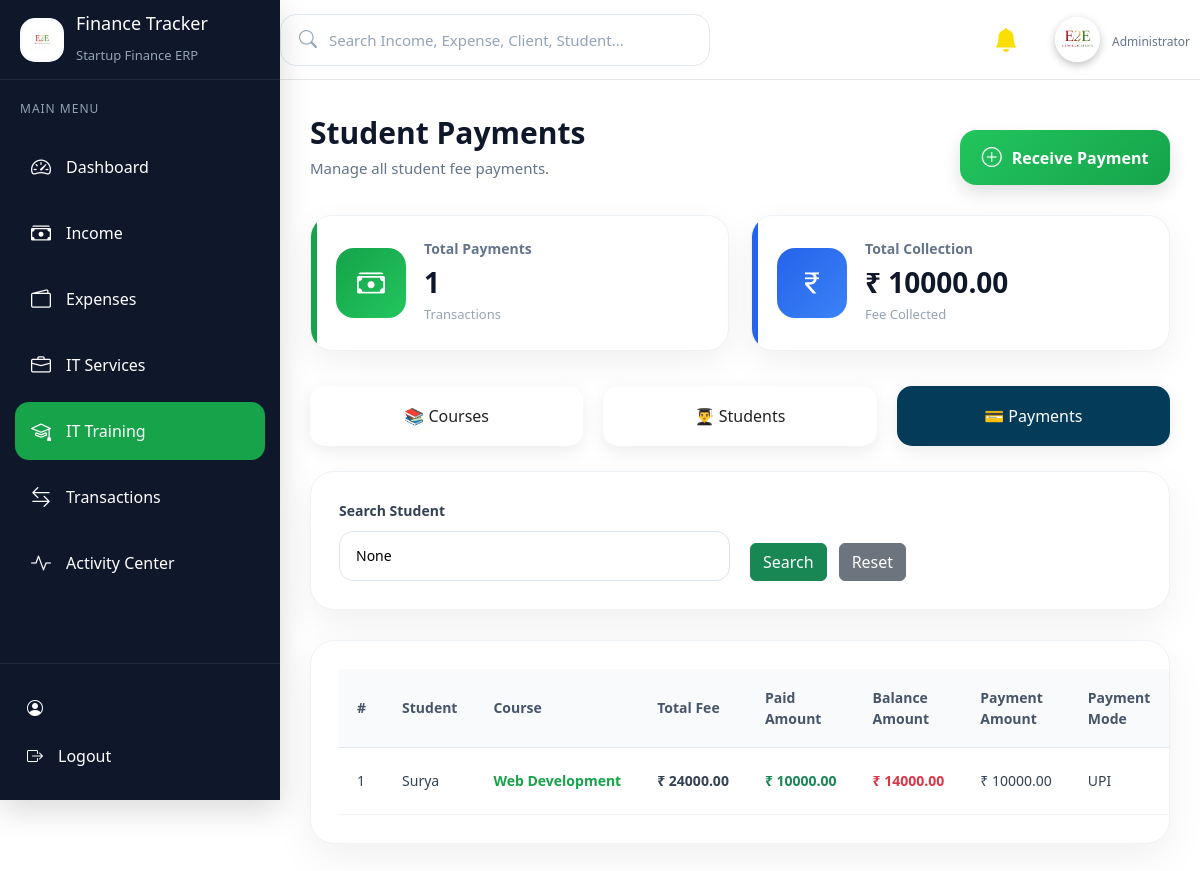
Screenshot of /training/payments/ with the database file from the repository.
### training/models.py (models this page shows, shortened)
class StudentPayment(models.Model):
    PAYMENT_MODE = (
        ("Cash", "Cash"),
        ("UPI", "UPI"),
        ("Bank", "Bank"),
        ("Card", "Card"),
    )
    denomination = models.CharField(
        max_length=20,
        blank=True,
        null=True
    )
    notes_count = models.PositiveIntegerField(
        blank=True,
        null=True
    )
    custom_denomination = models.PositiveIntegerField(
        blank=True,
        null=True
    )
    transaction_id = models.CharField(
        max_length=100,
        blank=True,
        null=True
    )
    cheque_number = models.CharField(
        max_length=100,
        blank=True,
        null=True
    )
    bank_name = models.CharField(
        max_length=150,
        blank=True,
        null=True
    )
    student = models.ForeignKey(
        Student,
        on_delete=models.CASCADE,
        related_name="payments"
    )
    amount = models.DecimalField(
        max_digits=10,
        decimal_places=2
    )
    payment_mode = models.CharField(
        max_length=20,
        choices=PAYMENT_MODE
    )
    payment_date = models.DateField()
    remarks = models.TextField(
        blank=True,
        null=True
    )
    created_at = models.DateTimeField(
        auto_now_add=True
    )
    class Meta:
        ordering = ["-id"]

class Student(models.Model):
    GENDER_CHOICES = (
        ("Male", "Male"),
        ("Female", "Female"),
        ("Other", "Other"),
    )
    course = models.ForeignKey(
        Course,
        on_delete=models.CASCADE
    )
    trainer_name = models.CharField(
        max_length=100,
        blank=True
    )
    course_fee = models.DecimalField(
        max_digits=10,
        decimal_places=2,
        default=0
    )
    STATUS_CHOICES = (
        ("Pending Payment", "Pending Payment"),
        ("Partial Payment", "Partial Payment"),
        ("Paid", "Paid"),
    )
    student_name = models.CharField(
        max_length=200
    )
    email = models.EmailField(
        unique=True
    )
    phone = models.CharField(
        max_length=15,
        unique=True
    )
    gender = models.CharField(
        max_length=10,
        choices=GENDER_CHOICES
    )
    date_of_birth = models.DateField()
    address = models.TextField()
    photo = models.ImageField(
        upload_to="students/",
        blank=True,
        null=True
    )
    admission_date = models.DateField()
    status = models.CharField(
        max_length=30,
        choices=STATUS_CHOICES,
        default="Pending Payment"
    )
    created_at = models.DateTimeField(
        auto_now_add=True
    )
    updated_at = models.DateTimeField(
        auto_now=True
    )
    class Meta:
        ordering = ["-id"]

class Course(models.Model):
    MODE_CHOICES = (
        ("Online", "Online"),
        ("Offline", "Offline"),
        ("Hybrid", "Hybrid"),
    )
    STATUS_CHOICES = (
        ("Active", "Active"),
        ("Inactive", "Inactive"),
    )
    course_name = models.CharField(
        max_length=200
    )
    duration = models.CharField(
        max_length=100
    )
    course_fee = models.DecimalField(
        max_digits=10,
        decimal_places=2
    )
    trainer_name = models.CharField(
        max_length=150
    )
    training_mode = models.CharField(
        max_length=20,
        choices=MODE_CHOICES,
        default="Offline"
    )
    status = models.CharField(
        max_length=20,
        choices=STATUS_CHOICES,
        default="Active"
    )
    description = models.TextField(
        blank=True,
        null=True
    )
    created_at = models.DateTimeField(
        auto_now_add=True
    )
    updated_at = models.DateTimeField(
        auto_now=True
    )
    class Meta:
        ordering = ["-id"]

### training/views.py (the view)
# urls.py: path("payments/", views.payment_list, name="service_payment_list"),
def payment_list(request):
    payments = StudentPayment.objects.select_related(
        "student",
        "student__course"
    ).all().order_by("-id")
    for payment in payments:
        total_paid = (
            StudentPayment.objects.filter(
                student=payment.student
            ).aggregate(
                total=Sum("amount")
            )["total"] or 0
        )
        payment.total_paid = total_paid
        payment.balance = payment.student.course_fee - total_paid
    search = request.GET.get("search")
    if search:
        payments = payments.filter(
            student__student_name__icontains=search
        )
    context = {
        "payments": payments,
        "search": search,
        "total_payments": payments.count(),
        "total_amount": sum(
            payment.amount
            for payment in payments
        ),
        "active_page": "payments",
    }
    return render(
        request,
        "training/payment_list.html",
        context
    )

### activity/context_processors.py (called while the page is built)
def notification_context(request):
    unread_notifications = Notification.objects.filter(
        is_read=False
    ).count()
    recent_notifications = Notification.objects.filter(
        is_read=False
    ).order_by("-created_at")[:5]
    return {
        "unread_notifications": unread_notifications,
        "recent_notifications": recent_notifications,
    }

### templates/training/payment_list.html (shortened to what this page needs)
{% extends 'base.html' %}
{% block content %}
<div class="page-header">
    <div>
        <h2>Student Payments</h2>
        <p>Manage all student fee payments.</p>
    </div>
    <div class="page-actions">
        <a href="{% url 'add_payment' %}" class="btn btn-success">
            <i class="bi bi-plus-circle"></i>
            Receive Payment
        </a>
    </div>
</div>
<div class="dashboard-cards">
    <div class="dashboard-card revenue">
        <div class="card-icon">
            <i class="bi bi-cash-stack"></i>
        </div>
        <div class="card-content">
            <h5>Total Payments</h5>
            <h2>{{ total_payments }}</h2>
            <p>Transactions</p>
        </div>
    </div>
    <div class="dashboard-card profit">
        <div class="card-icon">
            <i class="bi bi-currency-rupee"></i>
        </div>
        <div class="card-content">
            <h5>Total Collection</h5>
            <h2>₹ {{ total_amount|floatformat:2 }}</h2>
            <p>Fee Collected</p>
        </div>
    </div>
</div>
<div class="service-nav">
    <a href="{% url 'course_list' %}" class="service-link {% if active_page == 'courses' %}active{% endif %}">
        📚 Courses
    </a>
    <a href="{% url 'student_list' %}" class="service-link {% if active_page == 'students' %}active{% endif %}">
        👨‍🎓 Students
    </a>
    <a href="{% url 'payment_list' %}" class="service-link {% if active_page == 'payments' %}active{% endif %}">
        💳 Payments
    </a>
</div>
<div class="filter-card">
    <form method="GET">
        <div class="filter-grid">
            <div class="filter-group">
                <label>Search Student</label>
                <input type="text" name="search" value="{{ search }}" placeholder="Student Name" maxlength="100"
                    autocomplete="off">
            </div>
            <div class="filter-buttons">
                <button class="btn btn-success">
                    Search
                </button>
                <a href="{% url 'payment_list' %}" class="btn btn-secondary">
                    Reset
                </a>
            </div>
        </div>
    </form>
</div>
<div class="dashboard-table">
    <table>
        <thead>
            <tr>
                <th>#</th>
                <th>Student</th>
                <th>Course</th>
                <th>Total Fee</th>
                <th>Paid Amount</th>
                <th>Balance Amount</th>
                <th>Payment Amount</th>
                <th>Payment Mode</th>
            </tr>
        </thead>
        <tbody>
            {% for payment in payments %}
            <tr>
                <td>{{ forloop.counter }}</td>
                <td>{{ payment.student.student_name }}</td>
                <td>{{ payment.student.course.course_name }}</td>
                <td>
                    ₹ {{ payment.student.course_fee|floatformat:2 }}
                </td>
                <td class="text-success fw-bold">
                    ₹ {{ payment.total_paid|floatformat:2 }}
                </td>
                <td class="text-danger fw-bold">
                    ₹ {{ payment.balance|floatformat:2 }}
                </td>
                <td>
                    ₹ {{ payment.amount|floatformat:2 }}
                </td>
                <td>{{ payment.payment_mode }}</td>
            </tr>
            {% endfor %}
        </tbody>
    </table>
</div>
{% endblock %}

### static/css/style.css (style rules this page uses)
* { margin:0; padding:0; box-sizing:border-box; font-family:"Segoe UI",sans-serif; }
body { background:var(--bg); color:var(--text); font-family:"Inter",sans-serif; font-size:14px; line-height:1.6; }

### static/css/dashboard.css (style rules this page uses)
.dashboard-cards { display:grid; grid-template-columns:repeat(4,1fr); gap:22px; margin-bottom:30px; }
.dashboard-card { background:#fff; border-radius:18px; padding:24px; display:flex; align-items:center; gap:18px; box-shadow:0 10px 30px rgba(15,23,42,.08); transition:.35s; border:1px solid #edf2f7; position:relative; overflow:hidden; }
.dashboard-card::before { content:""; position:absolute; left:0; top:0; width:5px; height:100%; }
.card-icon { width:68px; height:68px; border-radius:16px; display:flex; justify-content:center; align-items:center; font-size:28px; color:#fff; }
.dashboard-table th, .dashboard-table td { padding:10px 12px; font-size:13px; }
@media (max-width:1400px) { .dashboard-cards { grid-template-columns:repeat(3,1fr); } }

### static/css/service.css (style rules this page uses)
.service-nav { display:flex; gap:20px; flex-wrap:wrap; margin:25px 0; }
.service-link { flex:1; min-width:180px; background:#fff; border-radius:15px; padding:18px; text-align:center; text-decoration:none; color:#222; box-shadow:0 5px 18px rgba(0,0,0,.08); transition:.3s; }
.service-link.active { background:#043b59; color:#fff; }
.page-actions { display:flex; gap:18px; flex-wrap:wrap; align-items:center; margin-top:20px; }
.page-actions .btn { min-width:210px; height:55px; border:none; border-radius:16px; display:flex; align-items:center; justify-content:center; gap:10px; font-size:16px; font-weight:600; color:#fff; transition:all .3s ease; box-shadow:0 8px 18px rgba(0,0,0,.12); }
.page-actions .btn i { font-size:20px; }
.page-actions .btn-success { background:linear-gradient(135deg,#22c55e,#16a34a); }

### static/css/variables.css (style rules this page uses)
:root { --primary:#16A34A; --primary-dark:#15803D; --primary-light:#DCFCE7; --success:#22C55E; --danger:#EF4444; --warning:#F59E0B; --info:#3B82F6; --purple:#7C3AED; --teal:#14B8A6; --pink:#EC4899; --sidebar:#0F172A; --sidebar-hover:#1E293B; --sidebar-active:#16A34A; --bg:#F4F7FE; --card:#FFFFFF; --card-hover:#F8FAFC; --heading:#0F172A; --text:#334155; --text-light:#64748B; --border:#E2E8F0; --shadow-sm:0 4px 12px rgba(15,23,42,.05); --shadow:0 12px 30px rgba(15,23,42,.08); --shadow-lg:0 18px 45px rgba(15,23,42,.12); --radius-sm:12px; --radius:18px; --radius-lg:24px; --transition:.3s ease; }

### rows the page displays
StudentPayment: student.student_name "Surya", student.course.course_name "Web Development", student.course_fee "24000.00", total_paid "10000.00", balance "14000.00", amount "10000.00", payment_mode "UPI"

### other values shown
{{ total_payments }} "1"
{{ total_amount|floatformat:2 }} "10000.00"
